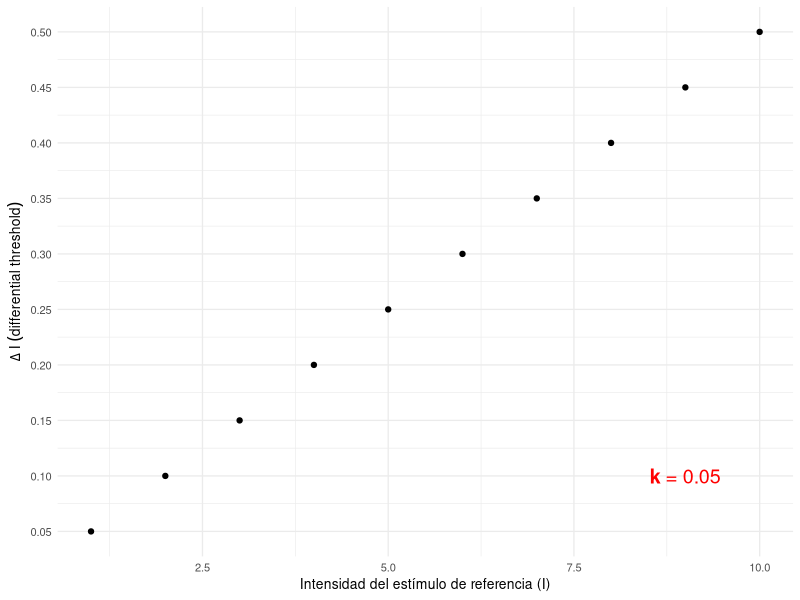
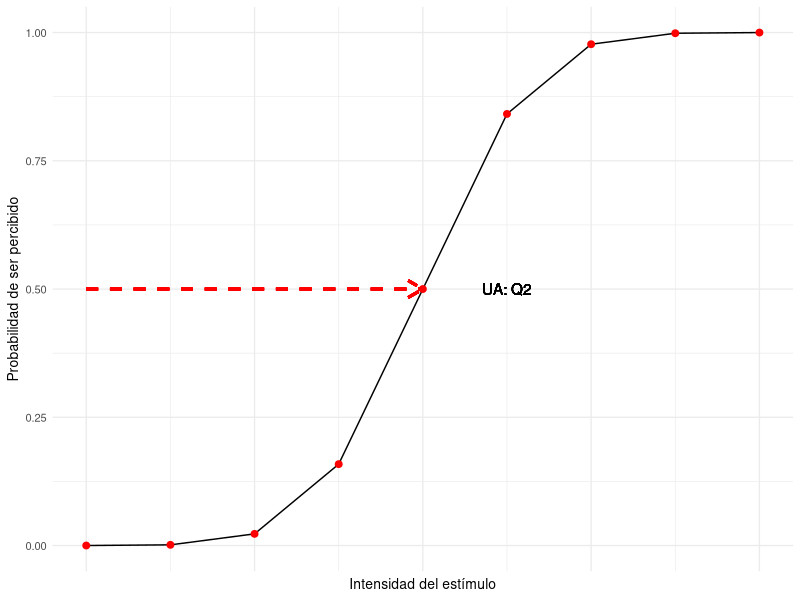
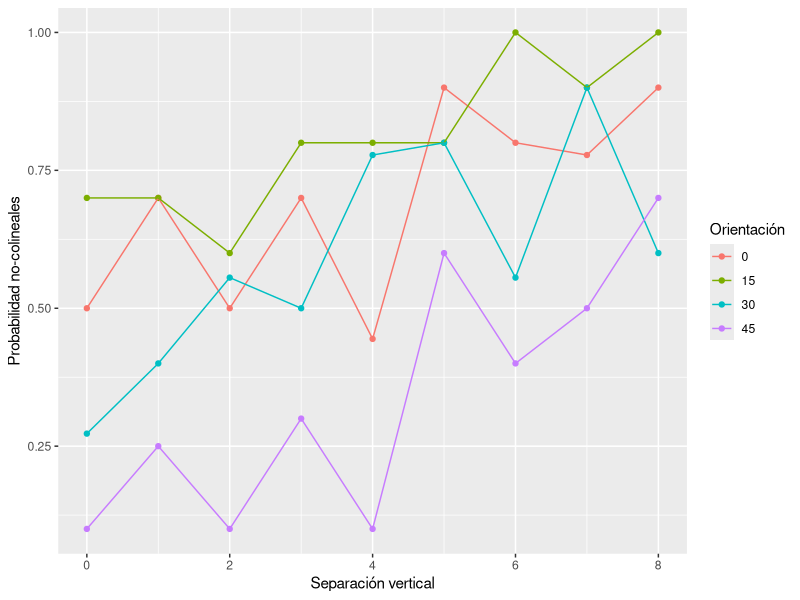
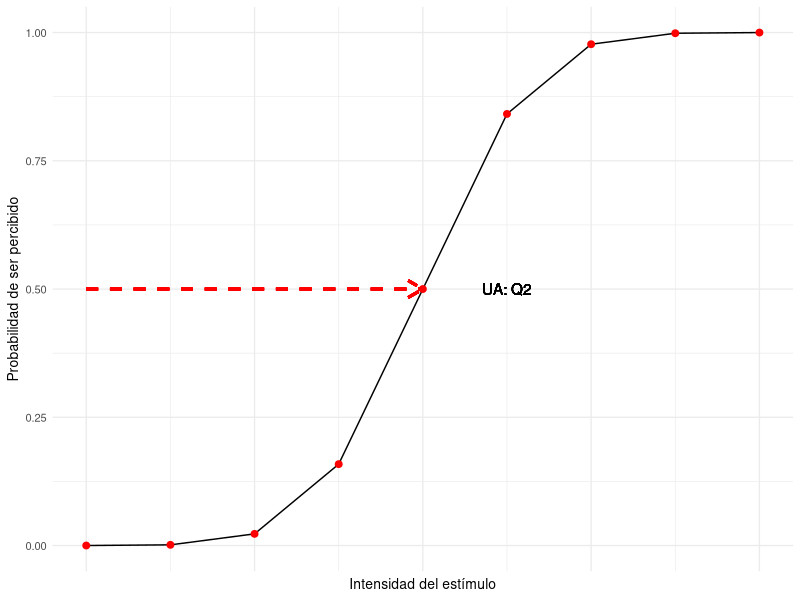
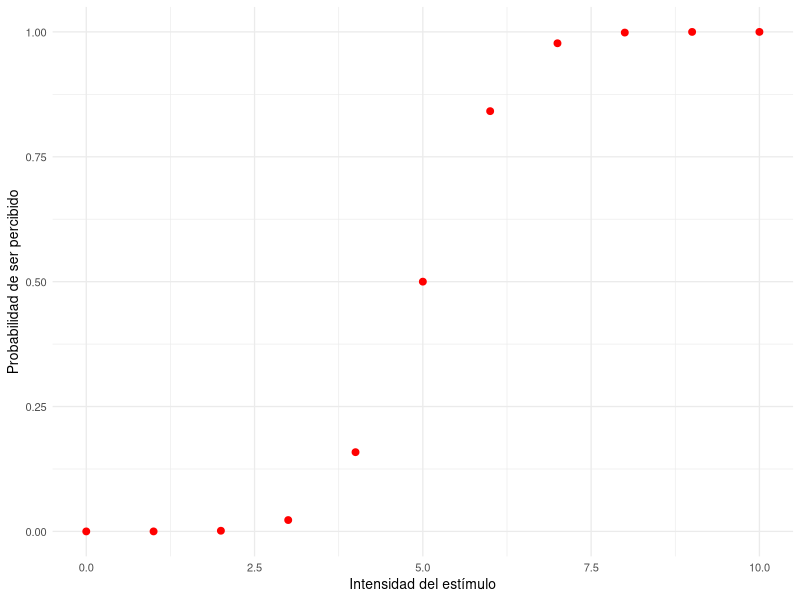
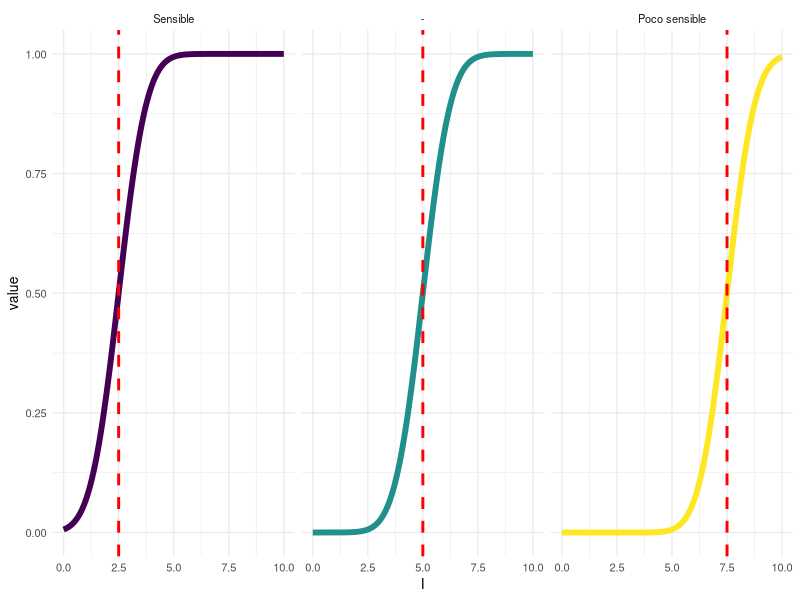
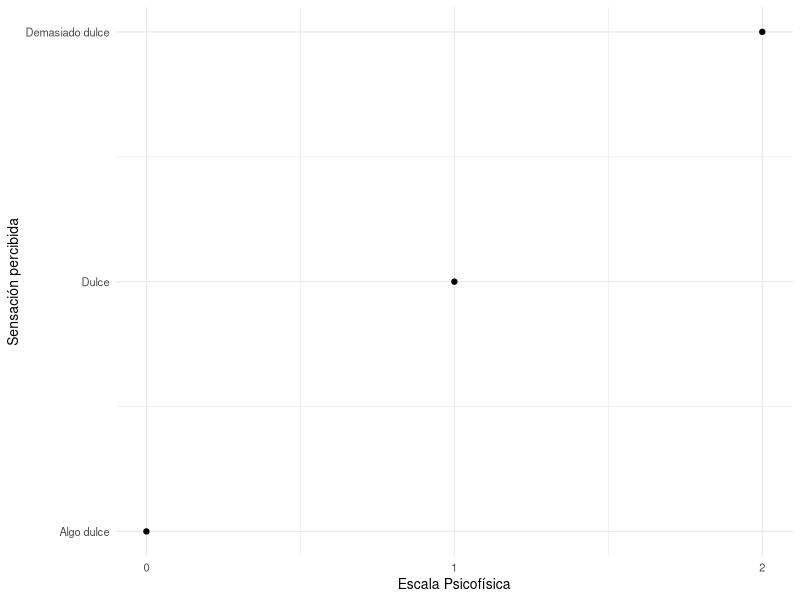
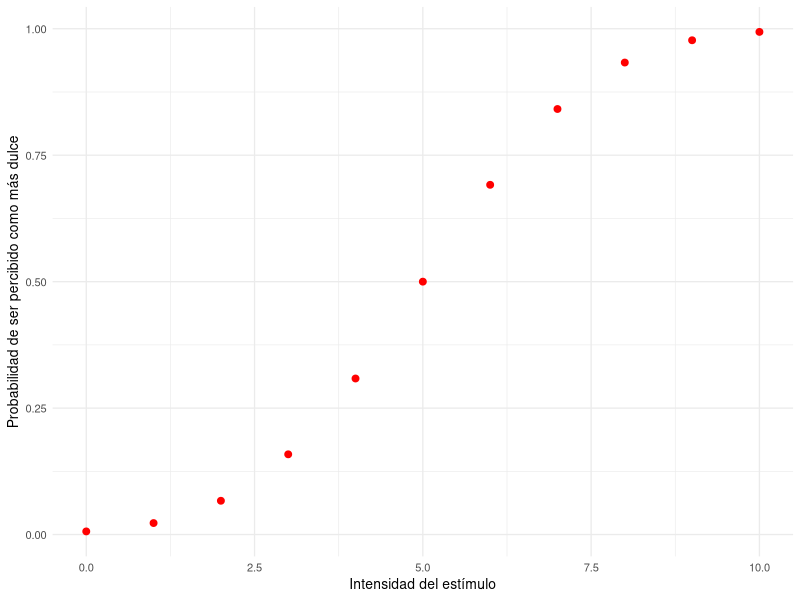

The R source for these figures, in order:
## ---- chunk 1
# Las librerías que necesitamos
libraries <- c("tidyverse","cowplot","quickpsy",
               "broom","knitr","circular")

# Cargamos las librerias que necesitamos, si no las tenemos, indicamos a R que las instale
invisible(
  lapply(
    libraries, function(x) {
      if(!require(x, character.only = T, quietly = T)) {
        install.packages(x)
        require(x, character.only = T, quietly = T)
      }
    }
  )
)
## ---- chunk 2
(temp <- data_frame(I = seq(1,10,by = 1),
           k = 0.05,
           DI = I * k)) %>%
  ggplot(aes(I,DI)) +
  geom_point() + 
  labs(x = "Intensidad del estímulo de referencia (I)", y = expression(Delta~I~(differential~threshold))) +
  annotate("text", x = 9, y = 0.1, label = "paste(bold(k),' = ', bold(0.05))", color = "red", parse =T, size = 5) +
  scale_y_continuous(breaks = unique(temp$DI)) +
  theme_minimal(10)
## ---- chunk 3
ggplot(data_frame(I = seq(0,8,by=1),
  p = pnorm(I,mean = 4,sd = 1)),aes(I,p)) + 
  geom_line() +
  geom_point(size = 2, color = "red") +
  geom_text(x = 5, y = 0.5, label = "UA: Q2") +
  geom_segment(linetype = 2, size = 1, color = "red", x = 0, xend = 4 , y = 0.5, yend = 0.5, arrow = arrow(length = unit(0.03, "npc"))) +
  labs(x = "Intensidad del estímulo", y = "Probabilidad de ser percibido") +
  scale_x_continuous(labels = NULL) +
  theme_minimal(10)
## ---- chunk 4
UA <- read.table("./pia/P2/MisDatos_UA_mix.txt", header = F, skip = 7, 
                 col.names = c("Trial", "Condi", "Torsion", "Coline", "Resp", "Sentit", "TR "))

UA_summary <- UA %>%
  group_by(Torsion,Coline) %>%
  summarize(prop = mean(Resp))
## ---- chunk 5
knitr::kable(UA_summary %>% spread(Torsion, prop),
             col.names = c("Colinealidad","0 deg.","15 deg.", "30 deg.", "45 deg."))
## ---- chunk 6
ggplot(UA_summary,aes(Coline, prop, color = factor(Torsion))) +
  geom_point() + 
  geom_line() +
  labs(x = "Separación vertical",
       y = "Probabilidad no-colineales",
       color = "Orientación")
## ---- chunk 7
ggplot(data_frame(I = seq(0,8,by=1),
  p = pnorm(I,mean = 4,sd = 1)),aes(I,p)) + 
  geom_line() +
  geom_point(size = 2, color = "red") +
  geom_text(x = 5, y = 0.5, label = "UA: Q2") +
  geom_segment(linetype = 2, size = 1, color = "red", x = 0, xend = 4 , y = 0.5, yend = 0.5, arrow = arrow(length = unit(0.03, "npc"))) +
  labs(x = "Intensidad del estímulo", y = "Probabilidad de ser percibido") +
  scale_x_continuous(labels = NULL) +
  theme_minimal(10)
## ---- chunk 8
ggplot(data_frame(I = seq(0,10,by=1),
  p = pnorm(I,mean = 5,sd = 1)),aes(I,p)) + 
  geom_point(size = 2, color = "red") +
  labs(x = "Intensidad del estímulo", y = "Probabilidad de ser percibido") +
  theme_minimal(10)
## ---- chunk 9
UA = data_frame(I=seq(0,10,by=0.05),	
           Medium = pnorm(I, mean = 5,sd=1),	              
           High_Noise = pnorm(I, mean = 5, sd = 2),	
           Low_Noise = pnorm(I, mean = 5, sd = 0.5),	
           p_c_s = pnorm(I, mean = 7.5, sd = 1),	
           p_l_s = pnorm(I, mean = 2.5, sd = 1))


UA %>%	
  gather(id,value,c(Medium,p_c_s,p_l_s)) %>%	 
  mutate(id = factor(id,levels = c("p_l_s","Medium","p_c_s"),labels = c("Sensible","-","Poco sensible"), ordered = T ),	  
         UA = ifelse(id == "Sensible",2.5,ifelse(id == "-",5,7.5))) %>%
  ggplot(.,aes(I,value, color = as.factor(id))) +	
  geom_line(size = 2 ) +	
  geom_vline(color = "red", aes(xintercept = UA), size = 1, linetype =2) +	
  facet_wrap(~id) +	
  guides(color = FALSE) +	
  theme_minimal(10)
## ---- chunk 10
data_frame(I = seq(0,2,by = 1),
           k = 0.05,
           DI = I * k) %>%
  ggplot(aes(I,DI)) +
  geom_point() + 
  labs(x = "Escala Psicofísica", y = "Sensación percibida") +
  scale_x_continuous(breaks = c(0,1,2)) +
  scale_y_continuous(breaks = c(0,0.05,0.1), labels =  c("Algo dulce","Dulce","Demasiado dulce")) +
  theme_minimal(10)

## ---- chunk 11
UD <- data_frame(I=seq(0,10,by=1),
               p_UD = pnorm(I, mean = 5,sd=2))

ggplot(UD,aes(I,p_UD)) + 
  geom_point(size = 2, color = "red") +
  labs(x = "Intensidad del estímulo", y = "Probabilidad de ser percibido como más dulce") +
  theme_minimal(10)
## ---- chunk 12
UD_lin <- data_frame(I=seq(0,10,by=0.1),
               p_UD = pnorm(I, mean = 5,sd=2))
##########################################################################################
###########################     DISCRIMINACI?N: UMBRAL DIFERENCIAL     ###################
# ##########################################################################################

I_Q3 = UD_lin$I[which.min(abs(UD_lin$p_UD-0.75))]
I_Q1 = UD_lin$I[which.min(abs(UD_lin$p_UD-0.25))]
UD_1 =  (I_Q3-I_Q1)/2

ggplot(UD_lin,aes(I,p_UD)) +
  geom_line(size = 2) +
  geom_point(color = "red", x = I_Q1, y = 0.25, size = 4) +
  geom_point(color = "red", x = I_Q3, y = 0.75, size = 4) +
  geom_vline(xintercept = c(I_Q1,I_Q3), color="red") +
  geom_segment(aes(x=5,xend=5+UD_1,y=0.1,yend=0.1),color="red",arrow= arrow(length = unit(0.1, "inches"))) +
  geom_text(aes(x=I_Q3*1.25,y=0.1,label="UD = (Q3 - Q1)/2"),color="red",arrow= arrow(length = unit(0.1, "inches"))) +
  theme_minimal(10)
## ---- chunk 13
a <- data_frame(
  I=seq(0,10,by=0.1),
  Sensible = pnorm(I, mean = 5,sd=0.5),
  Medium = pnorm(I, mean = 5,sd=1),
  Baja_Sensibilidad = pnorm(I, mean = 5,sd=2)
)


a %>%
  gather(id,value,c("Sensible","Medium","Baja_Sensibilidad")) %>%
  mutate(id = factor(id,levels = c("Sensible","Medium","Baja_Sensibilidad"),labels = c("Alta sensibilidad"," ","Baja sensibilidad"), ordered = T )) %>%
  ggplot(.,aes(I,value, color = id)) +
  geom_line(size = 2) +
  geom_vline(xintercept = 5, color = "red", size = 1, linetype = 2) + 
  labs(x = "Intensidad del estímulo", y = "Probabilidad de responder \'SI\' ") + 
  facet_wrap(~id) +
  guides(color = FALSE) +
  theme_minimal(10)
## ---- chunk 14
logit = UD %>%
  mutate(logit_Medium = log(p_UD/(1-p_UD)))

fit_logit = coef(lm(logit$logit_Medium ~logit$I ))

ggplot(logit,aes(I,logit_Medium)) +
  geom_point(size=4, color = "red") +
  labs(x = "Intensidad del estímulo", y = "Probabilidad de responder \'SI\' \n en unidades Logit' ") +
  geom_smooth(method ="lm", se = F) +
  geom_hline(yintercept = 0, linetype = 2) +
  annotate(geom="text", x = 6, y = -2, label = paste("y = ",round(fit_logit[1],2)," + ", round(fit_logit[2],2),"x")) +
  theme_minimal(10)
